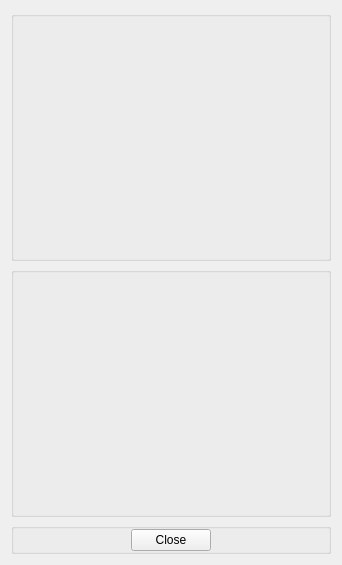
<?xml version="1.0" encoding="UTF-8"?>
<ui version="4.0">
 <class>TestFrame</class>
 <widget class="QFrame" name="TestFrame">
  <property name="geometry">
   <rect>
    <x>0</x>
    <y>0</y>
    <width>342</width>
    <height>565</height>
   </rect>
  </property>
  <property name="windowTitle">
   <string>Frame</string>
  </property>
  <property name="autoFillBackground">
   <bool>false</bool>
  </property>
  <layout class="QVBoxLayout" name="verticalLayout">
   <item>
    <widget class="QGroupBox" name="groupBoxZero">
     <property name="title">
      <string/>
     </property>
     <layout class="QHBoxLayout" name="horizontalLayout">
      <item>
       <widget class="QLabel" name="label">
        <property name="text">
         <string notr="true"/>
        </property>
        <property name="pixmap">
         <pixmap resource="../../resources.qrc">:/images/sqlmate.ico</pixmap>
        </property>
        <property name="scaledContents">
         <bool>true</bool>
        </property>
       </widget>
      </item>
     </layout>
    </widget>
   </item>
   <item>
    <widget class="QGroupBox" name="groupBoxZero_2">
     <property name="title">
      <string/>
     </property>
     <layout class="QHBoxLayout" name="horizontalLayout_3">
      <item>
       <widget class="QLabel" name="labelCredits">
        <property name="text">
         <string/>
        </property>
       </widget>
      </item>
     </layout>
    </widget>
   </item>
   <item>
    <widget class="QGroupBox" name="groupBoxZero_3">
     <property name="sizePolicy">
      <sizepolicy hsizetype="Preferred" vsizetype="Maximum">
       <horstretch>0</horstretch>
       <verstretch>0</verstretch>
      </sizepolicy>
     </property>
     <property name="title">
      <string/>
     </property>
     <layout class="QHBoxLayout" name="horizontalLayout_2">
      <property name="leftMargin">
       <number>0</number>
      </property>
      <property name="topMargin">
       <number>0</number>
      </property>
      <property name="rightMargin">
       <number>0</number>
      </property>
      <property name="bottomMargin">
       <number>0</number>
      </property>
      <item>
       <widget class="QPushButton" name="pushButtonClose">
        <property name="sizePolicy">
         <sizepolicy hsizetype="Maximum" vsizetype="Fixed">
          <horstretch>0</horstretch>
          <verstretch>0</verstretch>
         </sizepolicy>
        </property>
        <property name="text">
         <string>Close</string>
        </property>
       </widget>
      </item>
     </layout>
    </widget>
   </item>
  </layout>
 </widget>
 <resources>
  <include location="../../resources.qrc"/>
 </resources>
 <connections/>
</ui>
